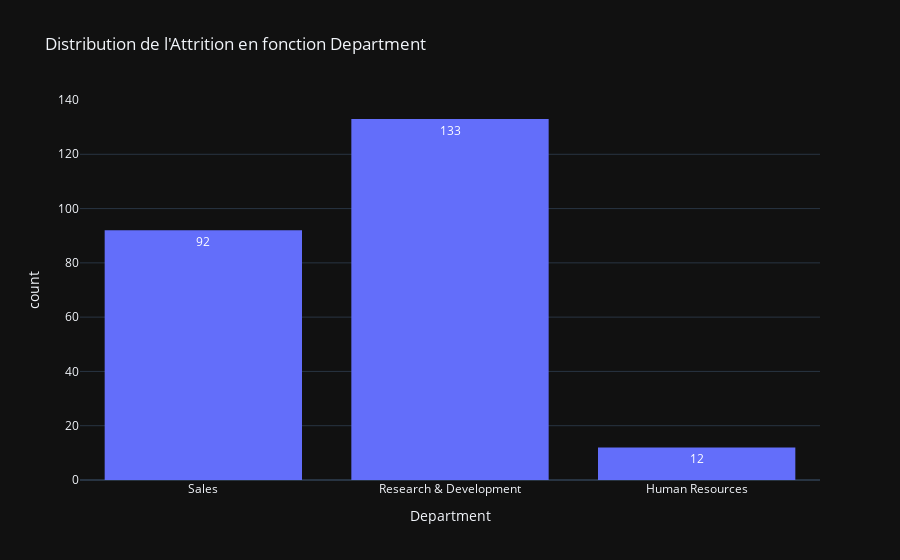
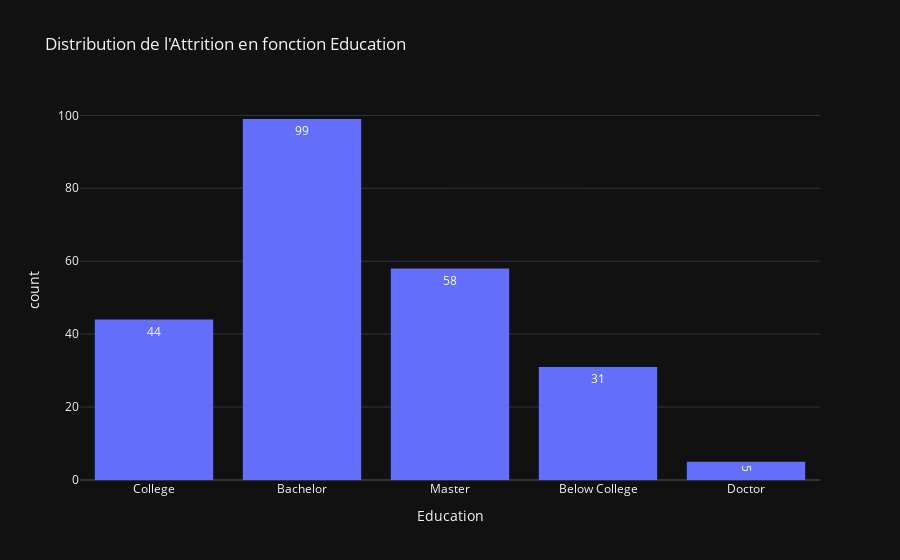
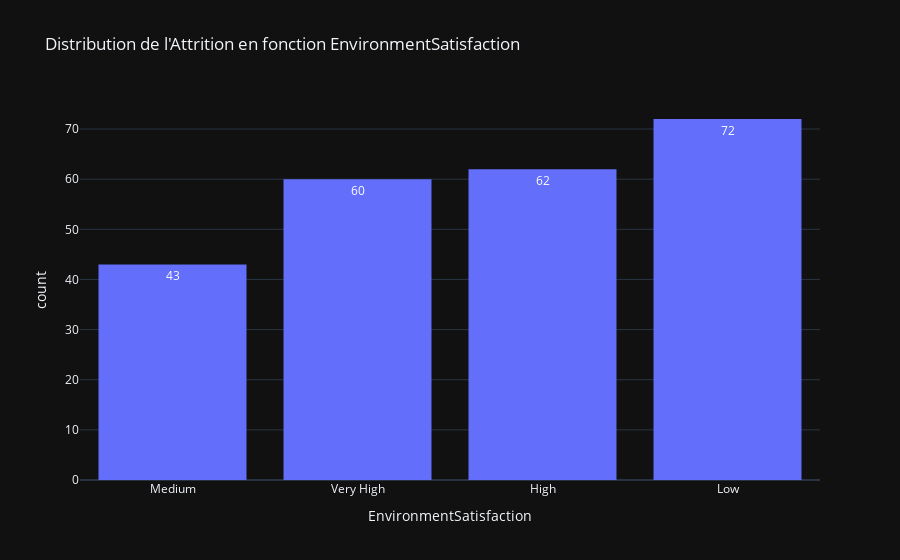
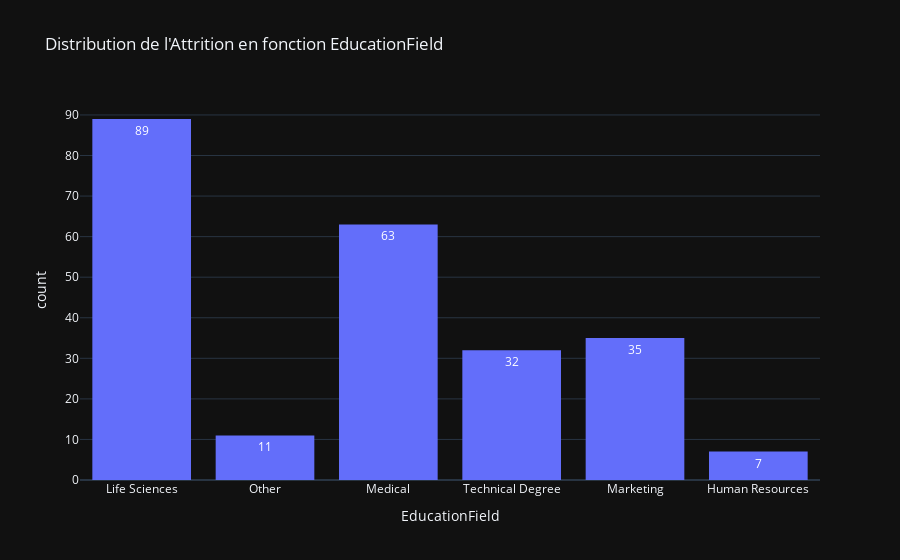

Here is the notebook cell these charts were saved with, in order:
### Code cell
#barplot('BusinessTravel')
#barplot('Gender')
#barplot('MaritalStatus')
barplot('Department')
barplot('Education')
barplot('EnvironmentSatisfaction')
barplot('EducationField')
barplot('JobInvolvement')
barplot('JobSatisfaction')
barplot('WorkLifeBalance')
barplot('PerformanceRating')
barplot('JobRole')
barplot('RelationshipSatisfaction')

### Figure 1 — Plotly figure (JSON) as saved in the notebook; plotly's stock layout.template omitted (floating-point values rounded to 4 significant figures; data arrays with more than 128 entries replaced by an {"elided": "..."} marker saying what was removed)
{"data": [{"alignmentgroup": "True", "bingroup": "x", "hovertemplate": "Department=%{x}<br>count=%{y}<extra></extra>", "legendgroup": "", "marker": {"color": "#636efa", "pattern": {"shape": ""}}, "name": "", "offsetgroup": "", "orientation": "v", "showlegend": false, "texttemplate": "%{value:d3-format}", "type": "histogram", "x": {"elided": "237 str values"}, "xaxis": "x", "yaxis": "y"}], "layout": {"barmode": "relative", "legend": {"tracegroupgap": 0}, "title": {"text": "Distribution de l'Attrition en fonction Department"}, "xaxis": {"anchor": "y", "domain": [0, 1], "title": {"text": "Department"}}, "yaxis": {"anchor": "x", "domain": [0, 1], "title": {"text": "count"}}}}

### Figure 2 — Plotly figure (JSON) as saved in the notebook; plotly's stock layout.template omitted (floating-point values rounded to 4 significant figures; data arrays with more than 128 entries replaced by an {"elided": "..."} marker saying what was removed)
{"data": [{"alignmentgroup": "True", "bingroup": "x", "hovertemplate": "Education=%{x}<br>count=%{y}<extra></extra>", "legendgroup": "", "marker": {"color": "#636efa", "pattern": {"shape": ""}}, "name": "", "offsetgroup": "", "orientation": "v", "showlegend": false, "texttemplate": "%{value:d3-format}", "type": "histogram", "x": {"elided": "237 str values"}, "xaxis": "x", "yaxis": "y"}], "layout": {"barmode": "relative", "legend": {"tracegroupgap": 0}, "title": {"text": "Distribution de l'Attrition en fonction Education"}, "xaxis": {"anchor": "y", "domain": [0, 1], "title": {"text": "Education"}}, "yaxis": {"anchor": "x", "domain": [0, 1], "title": {"text": "count"}}}}

### Figure 3 — Plotly figure (JSON) as saved in the notebook; plotly's stock layout.template omitted (floating-point values rounded to 4 significant figures; data arrays with more than 128 entries replaced by an {"elided": "..."} marker saying what was removed)
{"data": [{"alignmentgroup": "True", "bingroup": "x", "hovertemplate": "EnvironmentSatisfaction=%{x}<br>count=%{y}<extra></extra>", "legendgroup": "", "marker": {"color": "#636efa", "pattern": {"shape": ""}}, "name": "", "offsetgroup": "", "orientation": "v", "showlegend": false, "texttemplate": "%{value:d3-format}", "type": "histogram", "x": {"elided": "237 str values"}, "xaxis": "x", "yaxis": "y"}], "layout": {"barmode": "relative", "legend": {"tracegroupgap": 0}, "title": {"text": "Distribution de l'Attrition en fonction EnvironmentSatisfaction"}, "xaxis": {"anchor": "y", "domain": [0, 1], "title": {"text": "EnvironmentSatisfaction"}}, "yaxis": {"anchor": "x", "domain": [0, 1], "title": {"text": "count"}}}}

### Figure 4 — Plotly figure (JSON) as saved in the notebook; plotly's stock layout.template omitted (floating-point values rounded to 4 significant figures; data arrays with more than 128 entries replaced by an {"elided": "..."} marker saying what was removed)
{"data": [{"alignmentgroup": "True", "bingroup": "x", "hovertemplate": "EducationField=%{x}<br>count=%{y}<extra></extra>", "legendgroup": "", "marker": {"color": "#636efa", "pattern": {"shape": ""}}, "name": "", "offsetgroup": "", "orientation": "v", "showlegend": false, "texttemplate": "%{value:d3-format}", "type": "histogram", "x": {"elided": "237 str values"}, "xaxis": "x", "yaxis": "y"}], "layout": {"barmode": "relative", "legend": {"tracegroupgap": 0}, "title": {"text": "Distribution de l'Attrition en fonction EducationField"}, "xaxis": {"anchor": "y", "domain": [0, 1], "title": {"text": "EducationField"}}, "yaxis": {"anchor": "x", "domain": [0, 1], "title": {"text": "count"}}}}
